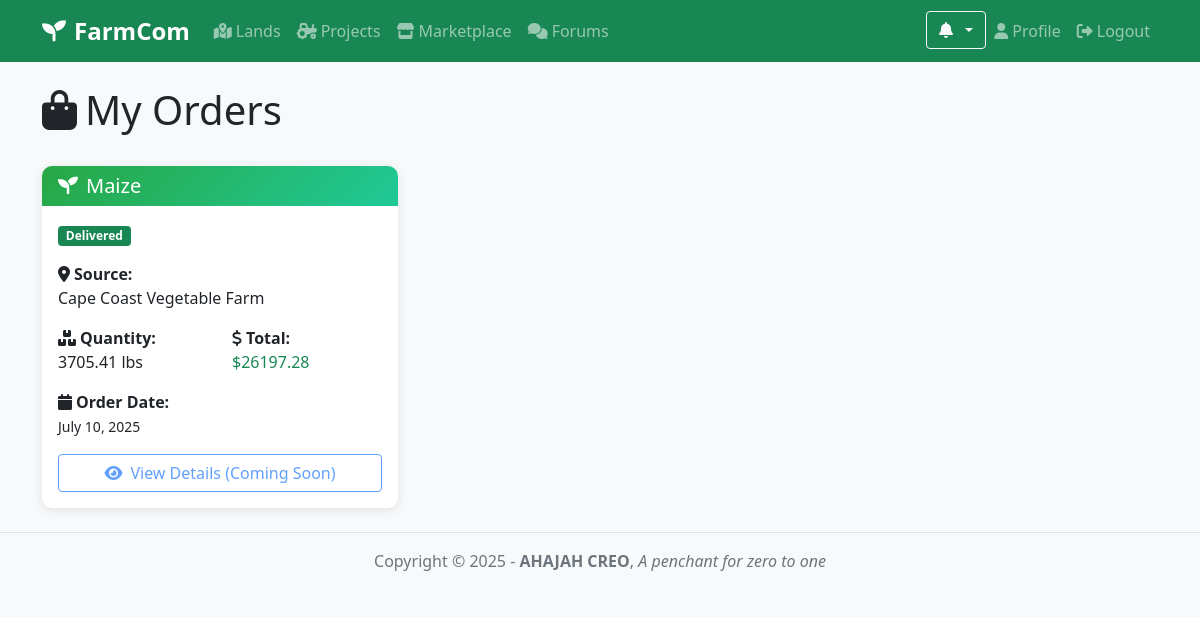
Screenshot of /marketplace/orders/ (signed in) with the database file from the repository.
### marketplace/models.py (models this page shows, shortened)
class Order(models.Model):
    STATUS_CHOICES = (
        ('PENDING', 'Pending'),
        ('PAID', 'Paid'),
        ('DELIVERED', 'Delivered'),
        ('CANCELLED', 'Cancelled'),
    )
    listing = models.ForeignKey(CropListing, on_delete=models.CASCADE)
    buyer = models.ForeignKey(User, on_delete=models.CASCADE)
    quantity = models.DecimalField(max_digits=10, decimal_places=2)
    total_price = models.DecimalField(max_digits=12, decimal_places=2)
    status = models.CharField(max_length=20, choices=STATUS_CHOICES, default='PENDING')
    order_date = models.DateTimeField(auto_now_add=True)
    delivery_address = models.TextField()

class CropListing(models.Model):
    project = models.OneToOneField(FarmingProject, on_delete=models.CASCADE)
    price_per_unit = models.DecimalField(max_digits=10, decimal_places=2)
    available_quantity = models.DecimalField(max_digits=10, decimal_places=2)
    is_organic = models.BooleanField(default=False)
    harvest_date = models.DateField()
    listing_date = models.DateTimeField(auto_now_add=True)

### farming/models.py (models this page shows, shortened)
class FarmingProject(models.Model):
    STATUS_CHOICES = (
        ('PLANNING', 'Planning'),
        ('ACTIVE', 'Active'),
        ('HARVESTED', 'Harvested'),
        ('COMPLETED', 'Completed'),
    )
    APPROVAL_CHOICES = [
        ('PENDING', 'Pending'),
        ('APPROVED', 'Approved'),
        ('REJECTED', 'Rejected'),
    ]
    land = models.ForeignKey(Land, on_delete=models.CASCADE)
    manager = models.ForeignKey(User, on_delete=models.SET_NULL, null=True, related_name='managed_projects')
    workers = models.ManyToManyField(User, related_name='farming_projects')
    start_date = models.DateField()
    end_date = models.DateField(null=True, blank=True)
    status = models.CharField(max_length=20, choices=STATUS_CHOICES, default='PLANNING')
    crops = models.CharField(max_length=200)
    estimated_yield = models.DecimalField(max_digits=10, decimal_places=2)
    actual_yield = models.DecimalField(max_digits=10, decimal_places=2, null=True, blank=True)
    approval_status = models.CharField(
        max_length=10,
        choices=APPROVAL_CHOICES,
        default='PENDING'
    )

### lands/models.py (models this page shows, shortened)
class Land(models.Model):
    owner = models.ForeignKey(User, on_delete=models.CASCADE, related_name='lands')
    title = models.CharField(max_length=100)
    location = models.CharField(max_length=100)
    size = models.DecimalField(max_digits=10, decimal_places=2)  # in acres
    description = models.TextField()
    is_available = models.BooleanField(default=True)
    preferred_crops = models.CharField(max_length=200)
    soil_type = models.CharField(max_length=50)
    water_source = models.CharField(max_length=50)
    date_listed = models.DateTimeField(auto_now_add=True)
    approval_status = models.CharField(
        max_length=10,
        choices=[('PENDING', 'Pending'), ('APPROVED', 'Approved'), ('REJECTED', 'Rejected')],
        default='PENDING'
    )

### marketplace/views.py (the view)
# urls.py: path('orders/', views.order_list, name='order_list'),
@login_required
def order_list(request):
    orders = Order.objects.filter(buyer=request.user)
    return render(request, 'marketplace/order_list.html', {'orders': orders})

### accounts/context_processors.py (called while the page is built)
def notification_data(request):
    if request.user.is_authenticated:
        unread_notifications = Notification.objects.filter(user=request.user, is_read=False).count()
        recent_notifications = Notification.objects.filter(user=request.user, is_read=False).order_by('-created_at')[:5]
        return {
            'unread_notifications': unread_notifications,
            'recent_notifications': recent_notifications,
        }
    return {
        'unread_notifications': 0,
        'recent_notifications': [],
    }

def dashboard_url(request):
    if request.user.is_authenticated:
        return {
            'user_dashboard_url': get_user_dashboard_url(request.user),
            'user_home_url': get_user_home_url(request.user)
        }
    return {
        'user_dashboard_url': 'home',
        'user_home_url': 'home'
    }

### accounts/utils.py (called while the page is built)
def get_user_dashboard_url(user):
    if user.is_superuser:
        return 'admin_dashboard'
    elif user.user_type == 'FARMER':
        return 'farmer_dashboard'
    elif user.user_type == 'WORKER':
        return 'worker_dashboard'
    elif user.user_type == 'INVESTOR':
        return 'investor_dashboard'
    elif user.user_type == 'STUDENT':
        return 'student_dashboard'
    elif user.user_type == 'LANDOWNER':
        return 'landowner_home'  # Landowners use landowner_home as their dashboard
    else:
        return 'user_dashboard'  # Default fallback

def get_user_home_url(user):
    if user.is_superuser:
        return 'superuser_home'  # Superusers go to their custom home page
    elif user.user_type == 'FARMER':
        return 'farmer_home'
    elif user.user_type == 'WORKER':
        return 'worker_home'
    elif user.user_type == 'INVESTOR':
        return 'investor_home'
    elif user.user_type == 'STUDENT':
        return 'student_home'
    elif user.user_type == 'LANDOWNER':
        return 'landowner_home'
    else:
        return 'logged_in_home'  # Default fallback

### templates/marketplace/order_list.html (shortened to what this page needs)
{% extends 'base.html' %}
{% block content %}
<div class="d-flex justify-content-between align-items-center mb-4">
    <h1><i class="fas fa-shopping-bag me-2"></i>My Orders</h1>
</div>
<div class="row">
    {% for order in orders %}
    <div class="col-md-6 col-lg-4 mb-4">
        <div class="card h-100">
            <div class="card-header">
                <h5 class="card-title mb-0">
                    <i class="fas fa-seedling me-2"></i>{{ order.listing.project.crops }}
                </h5>
            </div>
            <div class="card-body">
                <div class="mb-3">
                    <span class="badge bg-{% if order.status == 'DELIVERED' %}success{% elif order.status == 'PAID' %}info{% elif order.status == 'PENDING' %}warning{% else %}secondary{% endif %}">
                        {{ order.get_status_display }}
                    </span>
                </div>
                <div class="mb-3">
                    <strong><i class="fas fa-map-marker-alt me-1"></i>Source:</strong><br>
                    <span>{{ order.listing.project.land.title }}</span>
                </div>
                <div class="row mb-3">
                    <div class="col-6">
                        <strong><i class="fas fa-boxes me-1"></i>Quantity:</strong><br>
                        <span>{{ order.quantity }} lbs</span>
                    </div>
                    <div class="col-6">
                        <strong><i class="fas fa-dollar-sign me-1"></i>Total:</strong><br>
                        <span class="text-success">${{ order.total_price }}</span>
                    </div>
                </div>
                <div class="mb-3">
                    <strong><i class="fas fa-calendar me-1"></i>Order Date:</strong><br>
                    <small>{{ order.order_date|date:"F j, Y" }}</small>
                </div>
                <div class="mt-auto">
                    <button class="btn btn-outline-primary w-100" disabled>
                        <i class="fas fa-eye me-2"></i>View Details (Coming Soon)
                    </button>
                </div>
            </div>
        </div>
    </div>
    {% endfor %}
</div>
{% endblock %}

### static/css/style.css (style rules this page uses)
:root { --primary-green: #28a745; --secondary-green: #20c997; --dark-green: #1e7e34; --light-green: #d4edda; }
body { font-family: 'Segoe UI', Tahoma, Geneva, Verdana, sans-serif; background-color: #f8f9fa; }
.card { border: none; border-radius: 10px; box-shadow: 0 2px 10px rgba(0,0,0,0.1); transition: transform 0.2s; }
.card-header { background: linear-gradient(135deg, var(--primary-green), var(--secondary-green)); color: white; border-radius: 10px 10px 0 0 !important; border: none; }

### rows the page displays
Order: listing.project.crops "Maize", status "Delivered", listing.project.land "Cape Coast Vegetable Farm", quantity "3705.41", total_price "26197.28", order_date "July 10, 2025"
